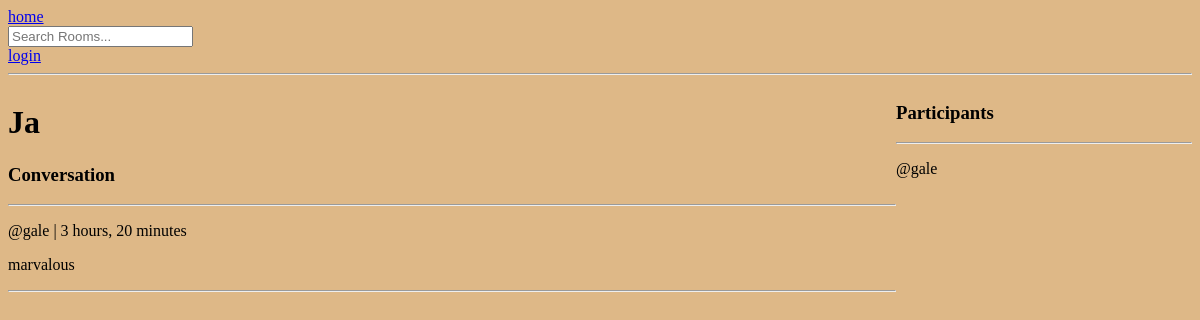
The page /room/6/ on the database as committed earlier.
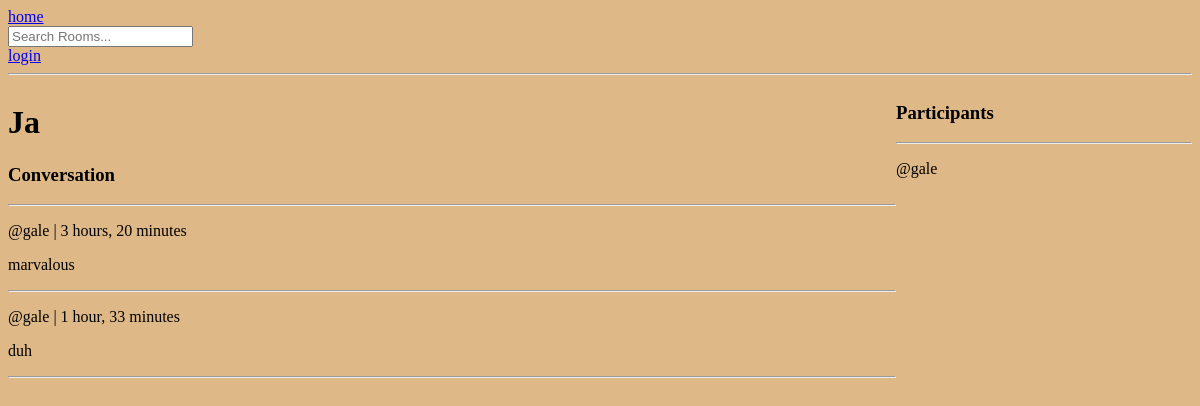
The same page on the database as committed later.
### base/models.py (models this page shows, shortened)
class Message(models.Model):
    user = models.ForeignKey(User, on_delete=models.CASCADE)
    room = models.ForeignKey(Room, on_delete=models.CASCADE)
    body = models.TextField(max_length=300)
    updated = models.DateTimeField(auto_now=True)
    created = models.DateTimeField(auto_now_add=True)
    class Meta:
        ordering = ['-updated', '-created']

### base/views.py (the view, shortened to what this page needs)
# urls.py: path('room/<str:pk>/', views.room, name='room'),
def room(request, pk):
    room = Room.objects.get(id=pk)
    room_messages = room.message_set.all().order_by
    participants = room.participants.all()
    context = {'room': room, 'room_messages': room_messages, 'participants': participants}
    return render(request, 'base/room.html', context)

### base/templates/base/room.html (shortened to what this page needs)
{% extends "main.html" %}
{% block content %}
<div class='room-container'>
    <div>
        <div>
            <h1>{{room.name}}</h1>
        </div>
        <div class='comment-wrapper'>
            <h3>Conversation</h3>
            <hr>
         {% for message in room_messages %}
                <div>
                    <p>@{{message.user}} | {{message.created|timesince}}</p>
                    <p>{{message.body}}<p>
                    <hr>
                </div>
            {% endfor %}
        </div>
    </div>
    <div>
        <h3>Participants</h3>
        <hr>
        {% for user in participants %}
            <div>
                <p>@{{user.username}}</p>
            </div>
        {% endfor %}
    </div>
</div>
{% endblock content %}

Rows that differ between the two databases and show on the page:
added Message: user "gale", created "1 hour, 33 minutes", body "duh"
